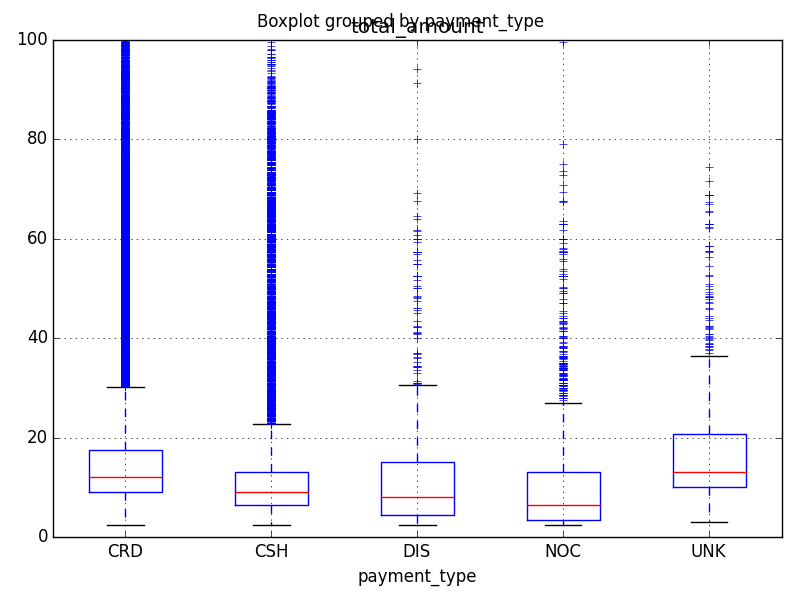

Write Python code to recreate this figure.
# Get all the imports with this
from loadtaxi import *


start = time()

subset = taxi['total_amount'] <= 100
taxi[subset].boxplot('total_amount', by='payment_type')
plt.tight_layout()
plt.savefig('boxplot.png')

mtimer(start, filename=__file__)
